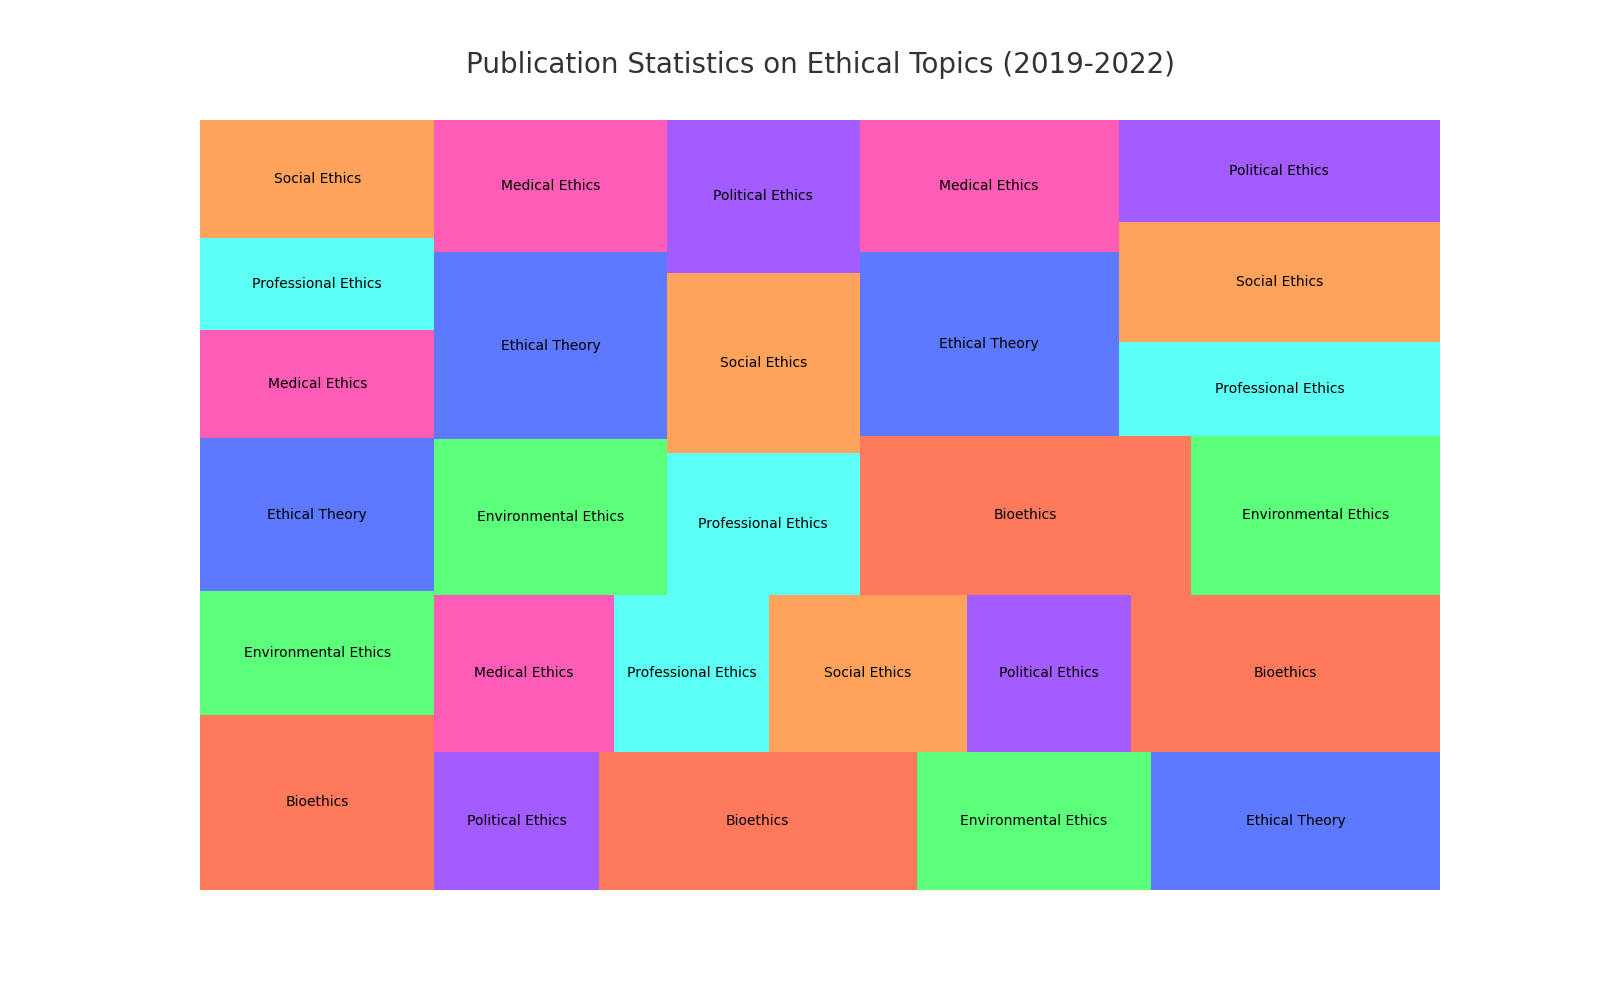

Reproduce this figure in Python.

import seaborn as sns
import pandas as pd
import matplotlib.pyplot as plt
import squarify

# Data Frame
data = {
    "Year": ['2019', '2019', '2019', '2019', '2019', '2019', '2019',
             '2020', '2020', '2020', '2020', '2020', '2020', '2020',
             '2021', '2021', '2021', '2021', '2021', '2021', '2021',
             '2022', '2022', '2022', '2022', '2022', '2022', '2022'],
    "Topic": ['Bioethics', 'Environmental Ethics', 'Ethical Theory', 'Medical Ethics', 'Professional Ethics', 'Social Ethics', 'Political Ethics',
              'Bioethics', 'Environmental Ethics', 'Ethical Theory', 'Medical Ethics', 'Professional Ethics', 'Social Ethics', 'Political Ethics',
              'Bioethics', 'Environmental Ethics', 'Ethical Theory', 'Medical Ethics', 'Professional Ethics', 'Social Ethics', 'Political Ethics',
              'Bioethics', 'Environmental Ethics', 'Ethical Theory', 'Medical Ethics', 'Professional Ethics', 'Social Ethics', 'Political Ethics'],
    "Papers": [25.5, 18.0, 22.3, 15.7, 13.4, 17.2, 14.1,
               27.3, 20.1, 24.8, 17.5, 15.2, 19.3, 16.0,
               30.2, 22.4, 27.1, 19.0, 17.0, 21.5, 18.3,
               32.6, 24.5, 29.7, 21.2, 18.8, 23.9, 20.4]
}
df = pd.DataFrame(data)

# Settings
plt.figure(figsize=(16, 10))
colors = ['#FF5733', '#33FF57', '#3357FF', '#FF33A5', '#33FFF1', '#FF8C33', '#8C33FF']

# Treemap plot
squarify.plot(sizes=df["Papers"], label=df["Topic"], color=colors, alpha=0.8)
plt.title("Publication Statistics on Ethical Topics (2019-2022)", fontsize=20, color='#333333', y=1.05)
plt.axis('off')
plt.show()
